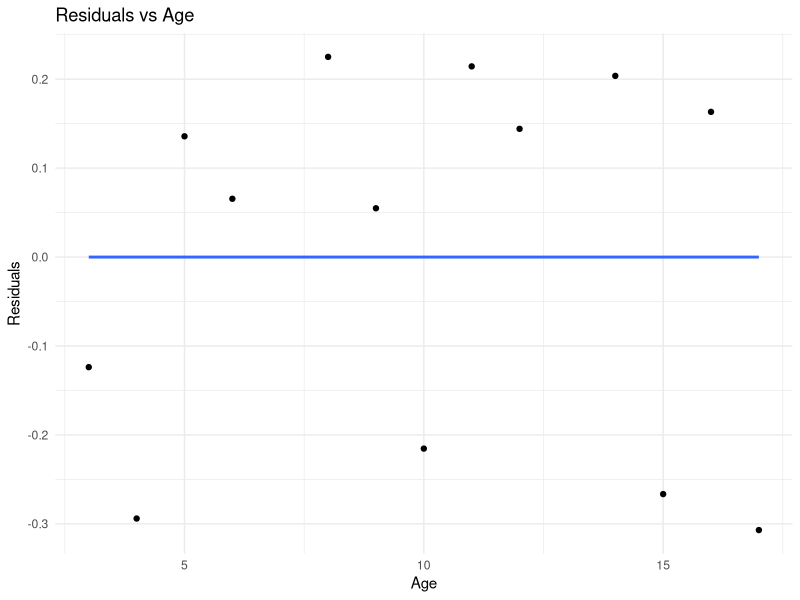
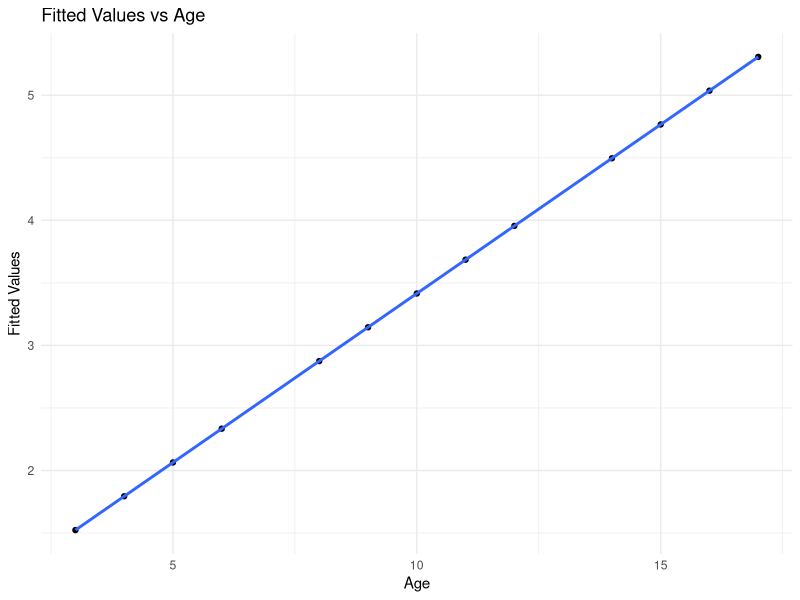

Recreate these plots in R, in order.
## ---- chunk 1
knitr::opts_chunk$set(
  comment = "R>", 
  warning = FALSE, 
  message = FALSE,
  fig.width = 4.5,
  fig.height = 2.625,
  out.width = "75%",
  fig.asp = NULL, # control via width/height
  dpi = 300
)

ggplot2::theme_set(
  ggplot2::theme_minimal(base_size = 8)
)
ggplot2::theme_set(
  ggplot2::theme_bw(base_size = 8)
)
## ---- chunk 2
knitr::opts_chunk$set(
  echo = TRUE,
  eval = TRUE,
  warning = FALSE,
  message = FALSE,
  fig.width = 6,
  fig.asp = 0.65,
  out.width = "100%",
  fig.align = "center"
)
library(tidyverse)
library(ggpubr)
library(ggthemes)
## ---- chunk 3
# Load the sparrows dataset
sparrows <- tibble(age = c(3, 4, 5, 6, 8, 9, 10, 11, 12, 14, 15, 16, 17),
                   wing = c(1.4, 1.5, 2.2, 2.4, 3.1, 3.2, 3.2, 3.9, 4.1, 4.7, 4.5, 5.2, 5.0))

sparrows.lm <- lm(wing ~ age, data = sparrows)
str(sparrows.lm)
summary(sparrows.lm)
## ---- chunk 4
# Reconstruct wing lengths from model
fitted(sparrows.lm) + resid(sparrows.lm)

# This is the same as accessing the component of the model object with str()
sparrows.lm$fitted.values + sparrows.lm$residuals
## ---- chunk 5
#| fig-cap: "Residuals lm lm resid."
# Fit a linear regression through the model residuals
residuals.lm <- lm(resid(sparrows.lm) ~ age, data = sparrows)
summary(residuals.lm)

# Plot the residuals
ggplot(sparrows, aes(x = age, y = resid(sparrows.lm))) +
  geom_point() +
  geom_smooth(method = "lm", se = FALSE) +
  labs(title = "Residuals vs Age",
       x = "Age",
       y = "Residuals") +
  theme_minimal()
## ---- chunk 6
#| fig-cap: "Fitted lm lm fitted."
# Fit a linear regression through the fitted values
fitted.lm <- lm(fitted(sparrows.lm) ~ age, data = sparrows)
summary(fitted.lm)

# Plot the fitted values
ggplot(sparrows, aes(x = age, y = fitted(sparrows.lm))) +
  geom_point() +
  geom_smooth(method = "lm", se = FALSE) +
  labs(title = "Fitted Values vs Age",
       x = "Age",
       y = "Fitted Values") +
  theme_minimal()
